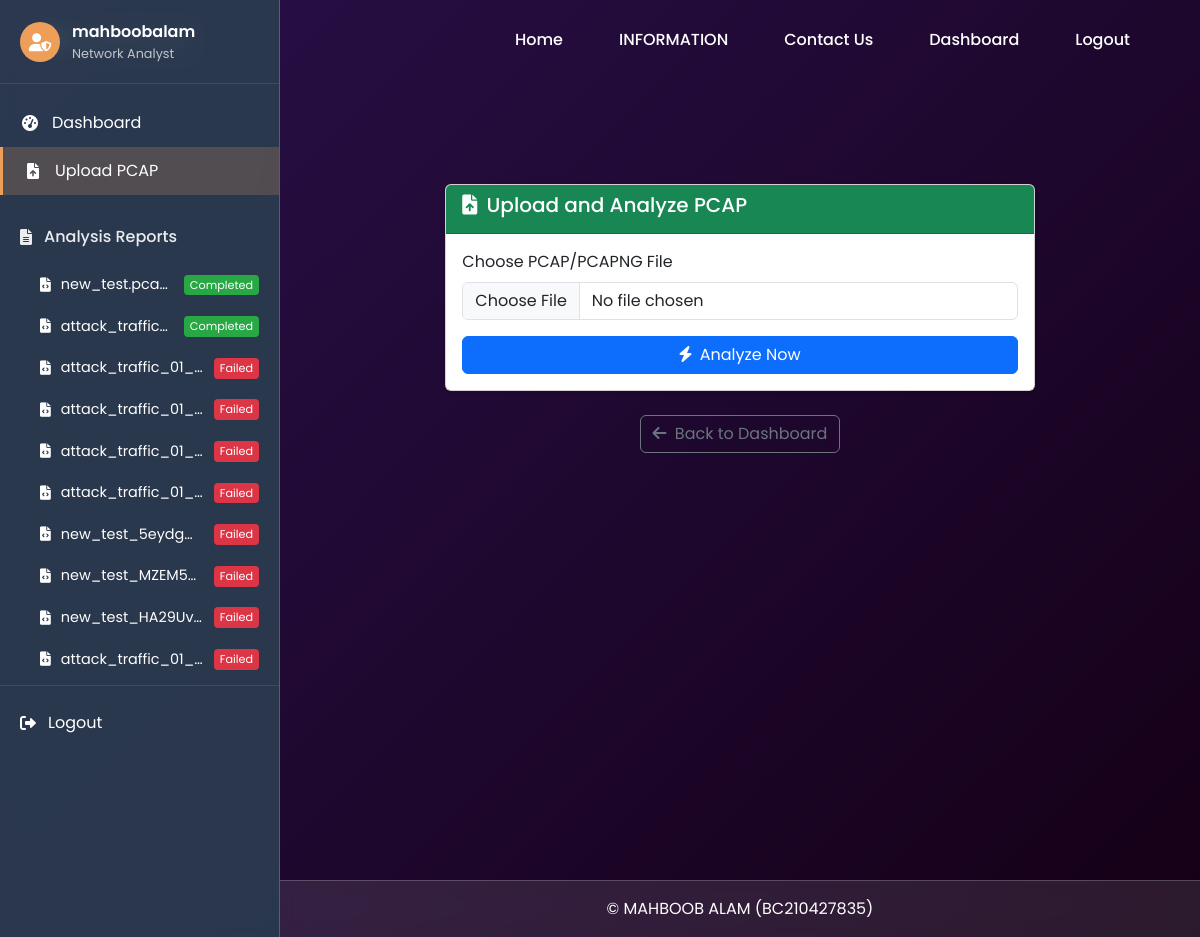
Page /upload/ (signed in) on the earlier database version.
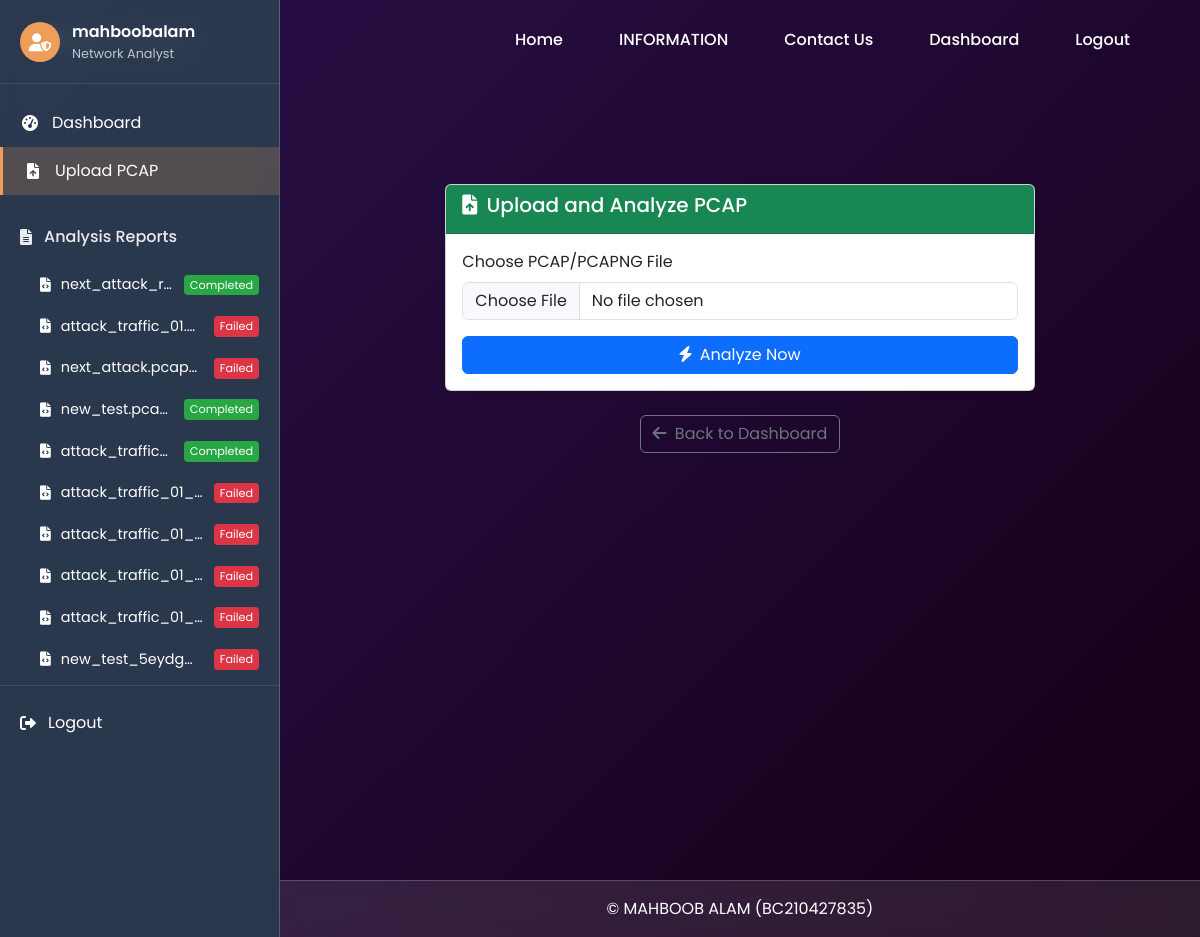
Same page on the later database version.
### IDS/models.py (models this page shows, shortened)
class PcapFile(models.Model):
    STATUS_CHOICES = [
        ('uploaded', 'Uploaded'),
        ('processing', 'Processing'),
        ('completed', 'Completed'),
        ('failed', 'Failed'),
    ]
    PROGRESS_STAGES = [
        ('uploaded', 'File Uploaded'),
        ('converting', 'Converting PCAP to CSV'),
        ('preprocessing', 'Preprocessing Data'),
        ('predicting', 'Running Predictions'),
        ('saving', 'Saving Results'),
        ('completed', 'Completed'),
        ('failed', 'Failed'),
    ]
    user = models.ForeignKey(User, on_delete=models.CASCADE)
    file = models.FileField(upload_to='uploads/')
    uploaded_at = models.DateTimeField(auto_now_add=True)
    status = models.CharField(max_length=20, choices=STATUS_CHOICES, default='uploaded')
    progress_stage = models.CharField(
        max_length=20,
        choices=PROGRESS_STAGES,
        default='uploaded'
    )
    progress_message = models.CharField(
        max_length=200,
        blank=True,
        null=True,
        default='File uploaded successfully'
    )
    def filename(self):
        return self.file.name.split('/')[-1]

### IDS/views.py (the view)
# urls.py: path('upload/', views.file_upload, name='file_upload'),
@login_required
def file_upload(request):
    if request.method == 'POST':
        form = PcapUploadForm(request.POST, request.FILES)
        if form.is_valid():
            pcap_file = form.save(commit=False)
            pcap_file.user = request.user
            pcap_file.status = 'uploaded'
            pcap_file.progress_stage = 'uploaded'
            pcap_file.progress_message = 'File uploaded successfully'
            pcap_file.save()
            media_root = os.path.join(settings.BASE_DIR, 'IDS', 'media')
            for dir_name in ['uploads', 'csvs', 'datasets', 'results']:
                os.makedirs(os.path.join(media_root, dir_name), exist_ok=True)
            analyzer = BackgroundAnalyzer(pcap_file.id)
            analyzer.start()
            messages.success(request, 'File uploaded successfully! Analysis started.')
            return redirect('analysis_report', file_id=pcap_file.id)
        else:
            messages.error(request, 'Invalid file format.')
    else:
        form = PcapUploadForm()
    return render(request, 'IDS/file_upload.html', {'form': form})

### IDS/forms.py
class PcapUploadForm(forms.ModelForm):
    class Meta:
        model = PcapFile
        fields = ['file']
        widgets = {
            'file': forms.FileInput(attrs={
                'accept': '.pcap,.pcapng',
                'class': 'form-control'
            })
        }

### IDS/context_processors.py (called while the page is built)
def user_files(request):
    if request.user.is_authenticated:
        return {
            'user_files': PcapFile.objects.filter(
                user=request.user
            ).order_by('-uploaded_at').only(
                'id', 'file', 'uploaded_at', 'status',
                'progress_stage', 'progress_message'
            )[:10]  # Only show 10 most recent files
        }
    return {}  # Return empty dict for non-authenticated users

### IDS/templates/IDS/file_upload.html (shortened to what this page needs)
{% extends 'IDS/base.html' %}
{% load static %}
{% block content %}
<div class="container py-5">
    <div class="row justify-content-center">
        <div class="col-md-8">
            <div class="card shadow-sm">
                <div class="card-header bg-success text-white">
                    <h5><i class="fas fa-file-upload me-1"></i> Upload and Analyze PCAP</h5>
                </div>
                <div class="card-body">
                    <form method="POST" enctype="multipart/form-data" novalidate>
                        <div class="mb-3">
                            <label for="file" class="form-label">Choose PCAP/PCAPNG File</label>
                            <input type="file" name="file" class="form-control" accept=".pcap,.pcapng" required>
                        </div>
                        <button type="submit" class="btn btn-primary w-100">
                            <i class="fas fa-bolt me-1"></i> Analyze Now
                        </button>
                    </form>
                </div>
            </div>
            <div class="text-center mt-4">
                <a href="{% url 'dashboard' %}" class="btn btn-outline-secondary">
                    <i class="fas fa-arrow-left me-1"></i> Back to Dashboard
                </a>
            </div>
        </div>
    </div>
</div>
{% endblock %}

### IDS/templates/IDS/base.html (shortened to what the changed rows need)
{% load static %}
<!DOCTYPE html>
<html lang="en">
<head>
    <link href="https://cdn.jsdelivr.net/npm/bootstrap@5.3.0/dist/css/bootstrap.min.css" rel="stylesheet">
    <link rel="stylesheet" href="https://cdnjs.cloudflare.com/ajax/libs/font-awesome/6.0.0/css/all.min.css">
    <link rel="stylesheet" href="{% static 'css/custom.css' %}">
</head>
<body class="{% if user.is_authenticated %}has-sidebar{% endif %}">
    {% if user.is_authenticated %}
    <div class="app-sidebar">
        <nav class="sidebar-nav">
            <div class="nav-section">
                <div class="section-content">
                    {% if user_files %}
                        {% for file in user_files %}
                        <a href="{% url 'analysis_report' file.id %}" class="report-item {% if file.id == current_file.id %}active{% endif %}">
                            <i class="fas fa-file-code"></i>
                            <span class="filename">{{ file.filename|truncatechars:20 }}</span>
                            <span class="status-badge {{ file.status }}">
                                {% if file.progress_stage == 'failed' %}
                                    Failed
                                {% else %}
                                    {{ file.get_status_display }}
                                {% endif %}
                            </span>
                        </a>
                        {% endfor %}
                    {% else %}
                        <div class="empty-reports">
                            <i class="fas fa-inbox"></i>
                            <span>No reports yet</span>
                        </div>
                    {% endif %}
                </div>
            </div>
        </nav>
    </div>
    {% endif %}
</body>
</html>

Differences in the rows shown:
no longer on this page (row unchanged): PcapFile: filename "new_test_MZEM5…", progress_stage "Failed"
no longer on this page (row unchanged): PcapFile: filename "new_test_HA29Uv…", progress_stage "Failed"
no longer on this page (row unchanged): PcapFile: filename "attack_traffic_01_…", progress_stage "Failed"
added PcapFile: filename "next_attack_r…", status "Completed"
added PcapFile: filename "attack_traffic_01.p…", progress_stage "Failed"
added PcapFile: filename "next_attack.pcap…", progress_stage "Failed"
